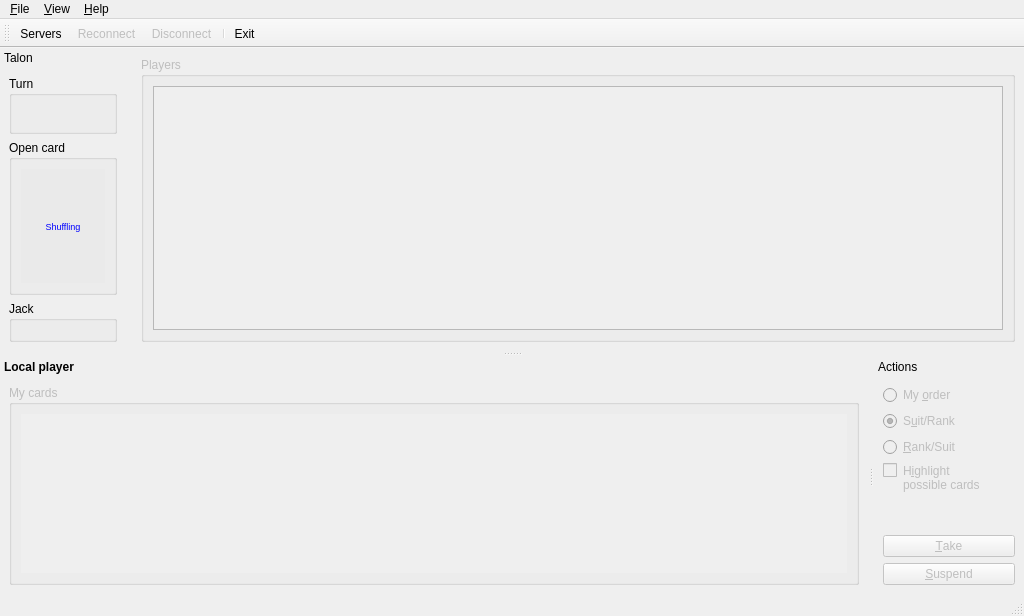
<?xml version="1.0" encoding="UTF-8"?>
<ui version="4.0">
 <author>Heiko Schäfer &lt;heiko@rangun.de&gt;</author>
 <class>MainWindow</class>
 <widget class="QMainWindow" name="MainWindow">
  <property name="geometry">
   <rect>
    <x>0</x>
    <y>0</y>
    <width>1016</width>
    <height>598</height>
   </rect>
  </property>
  <property name="acceptDrops">
   <bool>true</bool>
  </property>
  <property name="windowTitle">
   <string>NetMauMau Client</string>
  </property>
  <property name="windowIcon">
   <iconset resource="icons.qrc">
    <normaloff>:/nmm_qt_client.png</normaloff>:/nmm_qt_client.png</iconset>
  </property>
  <property name="autoFillBackground">
   <bool>true</bool>
  </property>
  <property name="toolButtonStyle">
   <enum>Qt::ToolButtonFollowStyle</enum>
  </property>
  <property name="animated">
   <bool>false</bool>
  </property>
  <widget class="QWidget" name="centralwidget">
   <property name="enabled">
    <bool>false</bool>
   </property>
   <property name="sizePolicy">
    <sizepolicy hsizetype="Preferred" vsizetype="Maximum">
     <horstretch>0</horstretch>
     <verstretch>0</verstretch>
    </sizepolicy>
   </property>
   <layout class="QVBoxLayout" name="verticalLayout_3">
    <property name="sizeConstraint">
     <enum>QLayout::SetMaximumSize</enum>
    </property>
    <item>
     <widget class="QGroupBox" name="remoteGroup">
      <property name="minimumSize">
       <size>
        <width>665</width>
        <height>0</height>
       </size>
      </property>
      <property name="title">
       <string>Players</string>
      </property>
      <layout class="QHBoxLayout" name="horizontalLayout_2">
       <item>
        <widget class="QTableView" name="remotePlayersView">
         <property name="focusPolicy">
          <enum>Qt::NoFocus</enum>
         </property>
         <property name="horizontalScrollBarPolicy">
          <enum>Qt::ScrollBarAlwaysOff</enum>
         </property>
         <property name="autoScroll">
          <bool>false</bool>
         </property>
         <property name="editTriggers">
          <set>QAbstractItemView::NoEditTriggers</set>
         </property>
         <property name="tabKeyNavigation">
          <bool>false</bool>
         </property>
         <property name="showDropIndicator" stdset="0">
          <bool>false</bool>
         </property>
         <property name="dragDropOverwriteMode">
          <bool>false</bool>
         </property>
         <property name="alternatingRowColors">
          <bool>true</bool>
         </property>
         <property name="selectionMode">
          <enum>QAbstractItemView::NoSelection</enum>
         </property>
         <property name="selectionBehavior">
          <enum>QAbstractItemView::SelectRows</enum>
         </property>
         <property name="showGrid">
          <bool>false</bool>
         </property>
         <property name="wordWrap">
          <bool>false</bool>
         </property>
         <attribute name="horizontalHeaderCascadingSectionResizes">
          <bool>true</bool>
         </attribute>
         <attribute name="horizontalHeaderHighlightSections">
          <bool>false</bool>
         </attribute>
         <attribute name="horizontalHeaderStretchLastSection">
          <bool>true</bool>
         </attribute>
         <attribute name="verticalHeaderVisible">
          <bool>false</bool>
         </attribute>
         <attribute name="verticalHeaderDefaultSectionSize">
          <number>36</number>
         </attribute>
         <attribute name="verticalHeaderHighlightSections">
          <bool>false</bool>
         </attribute>
         <attribute name="verticalHeaderMinimumSectionSize">
          <number>36</number>
         </attribute>
        </widget>
       </item>
      </layout>
     </widget>
    </item>
   </layout>
  </widget>
  <widget class="QMenuBar" name="menubar">
   <property name="geometry">
    <rect>
     <x>0</x>
     <y>0</y>
     <width>1016</width>
     <height>21</height>
    </rect>
   </property>
   <widget class="QMenu" name="menuFile">
    <property name="title">
     <string>&amp;File</string>
    </property>
    <addaction name="actionServer"/>
    <addaction name="actionReconnect"/>
    <addaction name="actionDisconnect"/>
    <addaction name="separator"/>
    <addaction name="actionLaunchServer"/>
    <addaction name="separator"/>
    <addaction name="actionExit"/>
   </widget>
   <widget class="QMenu" name="menu_Help">
    <property name="title">
     <string>&amp;Help</string>
    </property>
    <addaction name="actionLicense"/>
    <addaction name="actionReleaseInformation"/>
    <addaction name="separator"/>
    <addaction name="actionAbout"/>
    <addaction name="actionAboutQt"/>
   </widget>
   <widget class="QMenu" name="menu_View">
    <property name="title">
     <string>&amp;View</string>
    </property>
    <addaction name="actionHallOfFame"/>
    <addaction name="separator"/>
    <addaction name="actionConnectionlog"/>
    <addaction name="actionNetMauMauServerOutput"/>
    <addaction name="separator"/>
    <addaction name="actionShowCardTooltips"/>
    <addaction name="separator"/>
    <addaction name="actionVolume"/>
    <addaction name="actionMute"/>
   </widget>
   <addaction name="menuFile"/>
   <addaction name="menu_View"/>
   <addaction name="menu_Help"/>
  </widget>
  <widget class="QStatusBar" name="statusbar"/>
  <widget class="QToolBar" name="toolBar">
   <property name="windowTitle">
    <string>Toolbar</string>
   </property>
   <property name="toolButtonStyle">
    <enum>Qt::ToolButtonFollowStyle</enum>
   </property>
   <property name="floatable">
    <bool>false</bool>
   </property>
   <attribute name="toolBarArea">
    <enum>TopToolBarArea</enum>
   </attribute>
   <attribute name="toolBarBreak">
    <bool>false</bool>
   </attribute>
   <addaction name="actionServer"/>
   <addaction name="actionReconnect"/>
   <addaction name="actionDisconnect"/>
   <addaction name="separator"/>
   <addaction name="actionExit"/>
  </widget>
  <widget class="QDockWidget" name="cardsTurnDock">
   <property name="sizePolicy">
    <sizepolicy hsizetype="Preferred" vsizetype="Maximum">
     <horstretch>0</horstretch>
     <verstretch>0</verstretch>
    </sizepolicy>
   </property>
   <property name="features">
    <set>QDockWidget::DockWidgetMovable</set>
   </property>
   <property name="allowedAreas">
    <set>Qt::LeftDockWidgetArea|Qt::RightDockWidgetArea</set>
   </property>
   <property name="windowTitle">
    <string>Talon</string>
   </property>
   <attribute name="dockWidgetArea">
    <number>1</number>
   </attribute>
   <widget class="QWidget" name="dockWidgetContents">
    <layout class="QVBoxLayout" name="verticalLayout" stretch="1,1,1">
     <property name="sizeConstraint">
      <enum>QLayout::SetFixedSize</enum>
     </property>
     <item>
      <widget class="QGroupBox" name="groupBox">
       <property name="sizePolicy">
        <sizepolicy hsizetype="Preferred" vsizetype="Maximum">
         <horstretch>0</horstretch>
         <verstretch>0</verstretch>
        </sizepolicy>
       </property>
       <property name="title">
        <string>Turn</string>
       </property>
       <layout class="QVBoxLayout" name="verticalLayout_5">
        <item>
         <widget class="QLabel" name="turnLabel">
          <property name="font">
           <font>
            <pointsize>11</pointsize>
           </font>
          </property>
          <property name="text">
           <string/>
          </property>
          <property name="alignment">
           <set>Qt::AlignCenter</set>
          </property>
         </widget>
        </item>
       </layout>
      </widget>
     </item>
     <item>
      <widget class="QGroupBox" name="talonGroup">
       <property name="title">
        <string>Open card</string>
       </property>
       <layout class="QHBoxLayout" name="horizontalLayout_6">
        <item>
         <widget class="CardLabel" name="openCard">
          <property name="minimumSize">
           <size>
            <width>84</width>
            <height>114</height>
           </size>
          </property>
          <property name="maximumSize">
           <size>
            <width>84</width>
            <height>114</height>
           </size>
          </property>
          <property name="alignment">
           <set>Qt::AlignCenter</set>
          </property>
          <widget class="QLabel" name="shufflingLabel">
           <property name="geometry">
            <rect>
             <x>0</x>
             <y>0</y>
             <width>84</width>
             <height>114</height>
            </rect>
           </property>
           <property name="minimumSize">
            <size>
             <width>84</width>
             <height>114</height>
            </size>
           </property>
           <property name="maximumSize">
            <size>
             <width>84</width>
             <height>114</height>
            </size>
           </property>
           <property name="palette">
            <palette>
             <active>
              <colorrole role="WindowText">
               <brush brushstyle="SolidPattern">
                <color alpha="255">
                 <red>0</red>
                 <green>0</green>
                 <blue>255</blue>
                </color>
               </brush>
              </colorrole>
              <colorrole role="Base">
               <brush brushstyle="SolidPattern">
                <color alpha="255">
                 <red>255</red>
                 <green>255</green>
                 <blue>255</blue>
                </color>
               </brush>
              </colorrole>
              <colorrole role="Window">
               <brush brushstyle="SolidPattern">
                <color alpha="127">
                 <red>233</red>
                 <green>232</green>
                 <blue>232</blue>
                </color>
               </brush>
              </colorrole>
             </active>
             <inactive>
              <colorrole role="WindowText">
               <brush brushstyle="SolidPattern">
                <color alpha="255">
                 <red>0</red>
                 <green>0</green>
                 <blue>255</blue>
                </color>
               </brush>
              </colorrole>
              <colorrole role="Base">
               <brush brushstyle="SolidPattern">
                <color alpha="255">
                 <red>255</red>
                 <green>255</green>
                 <blue>255</blue>
                </color>
               </brush>
              </colorrole>
              <colorrole role="Window">
               <brush brushstyle="SolidPattern">
                <color alpha="127">
                 <red>233</red>
                 <green>232</green>
                 <blue>232</blue>
                </color>
               </brush>
              </colorrole>
             </inactive>
             <disabled>
              <colorrole role="WindowText">
               <brush brushstyle="SolidPattern">
                <color alpha="255">
                 <red>119</red>
                 <green>119</green>
                 <blue>115</blue>
                </color>
               </brush>
              </colorrole>
              <colorrole role="Base">
               <brush brushstyle="SolidPattern">
                <color alpha="127">
                 <red>233</red>
                 <green>232</green>
                 <blue>232</blue>
                </color>
               </brush>
              </colorrole>
              <colorrole role="Window">
               <brush brushstyle="SolidPattern">
                <color alpha="127">
                 <red>233</red>
                 <green>232</green>
                 <blue>232</blue>
                </color>
               </brush>
              </colorrole>
             </disabled>
            </palette>
           </property>
           <property name="font">
            <font>
             <pointsize>7</pointsize>
            </font>
           </property>
           <property name="autoFillBackground">
            <bool>true</bool>
           </property>
           <property name="text">
            <string>Shuffling</string>
           </property>
           <property name="textFormat">
            <enum>Qt::PlainText</enum>
           </property>
           <property name="scaledContents">
            <bool>true</bool>
           </property>
           <property name="alignment">
            <set>Qt::AlignCenter</set>
           </property>
           <property name="wordWrap">
            <bool>true</bool>
           </property>
          </widget>
         </widget>
        </item>
       </layout>
      </widget>
     </item>
     <item>
      <widget class="QGroupBox" name="groupBox_2">
       <property name="sizePolicy">
        <sizepolicy hsizetype="Preferred" vsizetype="Maximum">
         <horstretch>0</horstretch>
         <verstretch>0</verstretch>
        </sizepolicy>
       </property>
       <property name="title">
        <string>Jack</string>
       </property>
       <layout class="QVBoxLayout" name="verticalLayout_7" stretch="1">
        <item>
         <widget class="SuitLabel" name="jackSuit" native="true">
          <property name="suitDescription" stdset="0">
           <cstring></cstring>
          </property>
         </widget>
        </item>
       </layout>
      </widget>
     </item>
    </layout>
   </widget>
  </widget>
  <widget class="QDockWidget" name="localPlayerDock">
   <property name="sizePolicy">
    <sizepolicy hsizetype="Preferred" vsizetype="MinimumExpanding">
     <horstretch>0</horstretch>
     <verstretch>0</verstretch>
    </sizepolicy>
   </property>
   <property name="minimumSize">
    <size>
     <width>850</width>
     <height>232</height>
    </size>
   </property>
   <property name="font">
    <font>
     <weight>75</weight>
     <bold>true</bold>
    </font>
   </property>
   <property name="contextMenuPolicy">
    <enum>Qt::CustomContextMenu</enum>
   </property>
   <property name="features">
    <set>QDockWidget::DockWidgetMovable</set>
   </property>
   <property name="allowedAreas">
    <set>Qt::BottomDockWidgetArea|Qt::TopDockWidgetArea</set>
   </property>
   <property name="windowTitle">
    <string>Local player</string>
   </property>
   <attribute name="dockWidgetArea">
    <number>8</number>
   </attribute>
   <widget class="QWidget" name="myCardsDock">
    <property name="enabled">
     <bool>false</bool>
    </property>
    <property name="sizePolicy">
     <sizepolicy hsizetype="Preferred" vsizetype="MinimumExpanding">
      <horstretch>0</horstretch>
      <verstretch>0</verstretch>
     </sizepolicy>
    </property>
    <property name="minimumSize">
     <size>
      <width>850</width>
      <height>200</height>
     </size>
    </property>
    <layout class="QVBoxLayout" name="verticalLayout_2">
     <property name="sizeConstraint">
      <enum>QLayout::SetMinimumSize</enum>
     </property>
     <item>
      <widget class="QGroupBox" name="myCardsGroup">
       <property name="minimumSize">
        <size>
         <width>850</width>
         <height>200</height>
        </size>
       </property>
       <property name="font">
        <font>
         <weight>50</weight>
         <bold>false</bold>
        </font>
       </property>
       <property name="title">
        <string>My cards</string>
       </property>
       <layout class="QVBoxLayout" name="verticalLayout_9">
        <item>
         <widget class="QScrollArea" name="myCardsScrollArea">
          <property name="toolTip">
           <string>My cards</string>
          </property>
          <property name="frameShape">
           <enum>QFrame::NoFrame</enum>
          </property>
          <property name="frameShadow">
           <enum>QFrame::Plain</enum>
          </property>
          <property name="verticalScrollBarPolicy">
           <enum>Qt::ScrollBarAlwaysOff</enum>
          </property>
          <property name="widgetResizable">
           <bool>true</bool>
          </property>
          <property name="alignment">
           <set>Qt::AlignCenter</set>
          </property>
          <widget class="CardDropWidget" name="awidget">
           <property name="geometry">
            <rect>
             <x>0</x>
             <y>0</y>
             <width>843</width>
             <height>165</height>
            </rect>
           </property>
           <layout class="QHBoxLayout" name="myCardsLayout">
            <property name="sizeConstraint">
             <enum>QLayout::SetMinAndMaxSize</enum>
            </property>
            <property name="leftMargin">
             <number>14</number>
            </property>
            <property name="topMargin">
             <number>4</number>
            </property>
            <property name="rightMargin">
             <number>14</number>
            </property>
            <property name="bottomMargin">
             <number>4</number>
            </property>
           </layout>
          </widget>
         </widget>
        </item>
       </layout>
      </widget>
     </item>
    </layout>
   </widget>
  </widget>
  <widget class="QDockWidget" name="actionDock">
   <property name="minimumSize">
    <size>
     <width>150</width>
     <height>194</height>
    </size>
   </property>
   <property name="maximumSize">
    <size>
     <width>150</width>
     <height>524287</height>
    </size>
   </property>
   <property name="features">
    <set>QDockWidget::DockWidgetMovable</set>
   </property>
   <property name="allowedAreas">
    <set>Qt::BottomDockWidgetArea|Qt::LeftDockWidgetArea|Qt::RightDockWidgetArea</set>
   </property>
   <property name="windowTitle">
    <string>Actions</string>
   </property>
   <attribute name="dockWidgetArea">
    <number>8</number>
   </attribute>
   <widget class="QWidget" name="actionWidget">
    <property name="enabled">
     <bool>false</bool>
    </property>
    <layout class="QVBoxLayout" name="verticalLayout_6">
     <item>
      <widget class="QRadioButton" name="noSort">
       <property name="font">
        <font>
         <weight>50</weight>
         <bold>false</bold>
        </font>
       </property>
       <property name="toolTip">
        <string>Drag a card and drop it on the card to move it right to it</string>
       </property>
       <property name="text">
        <string>My &amp;order</string>
       </property>
       <attribute name="buttonGroup">
        <string notr="true">buttonGroup</string>
       </attribute>
      </widget>
     </item>
     <item>
      <widget class="QRadioButton" name="sortSuitRank">
       <property name="font">
        <font>
         <weight>50</weight>
         <bold>false</bold>
        </font>
       </property>
       <property name="toolTip">
        <string>Order cards by suits first, than ranks</string>
       </property>
       <property name="text">
        <string>S&amp;uit/Rank</string>
       </property>
       <property name="checked">
        <bool>true</bool>
       </property>
       <attribute name="buttonGroup">
        <string notr="true">buttonGroup</string>
       </attribute>
      </widget>
     </item>
     <item>
      <widget class="QRadioButton" name="sortRankSuit">
       <property name="font">
        <font>
         <weight>50</weight>
         <bold>false</bold>
        </font>
       </property>
       <property name="toolTip">
        <string>Order cards by ranks first, than suits</string>
       </property>
       <property name="text">
        <string>&amp;Rank/Suit</string>
       </property>
       <attribute name="buttonGroup">
        <string notr="true">buttonGroup</string>
       </attribute>
      </widget>
     </item>
     <item>
      <widget class="QCheckBox" name="filterCards">
       <property name="font">
        <font>
         <weight>50</weight>
         <bold>false</bold>
        </font>
       </property>
       <property name="toolTip">
        <string>Disable cards which aren't possible to play</string>
       </property>
       <property name="styleSheet">
        <string notr="true">::indicator { subcontrol-origin: content; subcontrol-position: top left; }</string>
       </property>
       <property name="text">
        <string>H&amp;ighlight
possible cards</string>
       </property>
      </widget>
     </item>
     <item>
      <spacer name="verticalSpacer_2">
       <property name="orientation">
        <enum>Qt::Vertical</enum>
       </property>
       <property name="sizeHint" stdset="0">
        <size>
         <width>0</width>
         <height>0</height>
        </size>
       </property>
      </spacer>
     </item>
     <item>
      <widget class="QPushButton" name="takeCardsButton">
       <property name="enabled">
        <bool>false</bool>
       </property>
       <property name="font">
        <font>
         <weight>50</weight>
         <bold>false</bold>
        </font>
       </property>
       <property name="toolTip">
        <string>Take cards first and choose</string>
       </property>
       <property name="text">
        <string>&amp;Take</string>
       </property>
      </widget>
     </item>
     <item>
      <widget class="QPushButton" name="suspendButton">
       <property name="font">
        <font>
         <weight>50</weight>
         <bold>false</bold>
        </font>
       </property>
       <property name="toolTip">
        <string>Suspend your turn and take one card</string>
       </property>
       <property name="text">
        <string>&amp;Suspend</string>
       </property>
       <property name="default">
        <bool>true</bool>
       </property>
      </widget>
     </item>
    </layout>
   </widget>
  </widget>
  <action name="actionServer">
   <property name="icon">
    <iconset resource="nuoveXT2.qrc">
     <normaloff>:/server-list.png</normaloff>:/server-list.png</iconset>
   </property>
   <property name="text">
    <string>&amp;Servers...</string>
   </property>
   <property name="toolTip">
    <string>Show available servers</string>
   </property>
   <property name="shortcut">
    <string notr="true">Ctrl+S</string>
   </property>
  </action>
  <action name="actionExit">
   <property name="icon">
    <iconset theme="application-exit">
     <normaloff/>
    </iconset>
   </property>
   <property name="text">
    <string>E&amp;xit</string>
   </property>
   <property name="toolTip">
    <string>Exit from NetMauMau</string>
   </property>
   <property name="shortcut">
    <string notr="true">Ctrl+Q</string>
   </property>
   <property name="shortcutContext">
    <enum>Qt::ApplicationShortcut</enum>
   </property>
  </action>
  <action name="actionAboutQt">
   <property name="text">
    <string>About &amp;Qt</string>
   </property>
   <property name="toolTip">
    <string>Show the Qt library's About box</string>
   </property>
  </action>
  <action name="actionAbout">
   <property name="icon">
    <iconset theme="help-about">
     <normaloff/>
    </iconset>
   </property>
   <property name="text">
    <string>&amp;About %1</string>
   </property>
  </action>
  <action name="actionReconnect">
   <property name="enabled">
    <bool>false</bool>
   </property>
   <property name="icon">
    <iconset resource="nuoveXT2.qrc">
     <normaloff>:/reconnect.png</normaloff>:/reconnect.png</iconset>
   </property>
   <property name="text">
    <string>Re&amp;connect</string>
   </property>
   <property name="toolTip">
    <string>Reconnect to last server</string>
   </property>
   <property name="shortcut">
    <string notr="true">Ctrl+R</string>
   </property>
  </action>
  <action name="actionConnectionlog">
   <property name="checkable">
    <bool>true</bool>
   </property>
   <property name="text">
    <string>Connection &amp;log</string>
   </property>
   <property name="toolTip">
    <string>Show the connection log</string>
   </property>
   <property name="shortcut">
    <string notr="true">Ctrl+L</string>
   </property>
   <property name="shortcutContext">
    <enum>Qt::ApplicationShortcut</enum>
   </property>
  </action>
  <action name="actionLaunchServer">
   <property name="text">
    <string>&amp;Launch local server...</string>
   </property>
   <property name="toolTip">
    <string>Launch a local server</string>
   </property>
   <property name="shortcut">
    <string notr="true">Ctrl+X</string>
   </property>
  </action>
  <action name="actionNetMauMauServerOutput">
   <property name="checkable">
    <bool>true</bool>
   </property>
   <property name="text">
    <string>&amp;NetMauMau server output</string>
   </property>
   <property name="toolTip">
    <string>Show the local server output</string>
   </property>
   <property name="shortcut">
    <string notr="true">Ctrl+O</string>
   </property>
   <property name="shortcutContext">
    <enum>Qt::ApplicationShortcut</enum>
   </property>
  </action>
  <action name="actionDisconnect">
   <property name="enabled">
    <bool>false</bool>
   </property>
   <property name="icon">
    <iconset theme="network-disconnect">
     <normaloff/>
    </iconset>
   </property>
   <property name="text">
    <string>&amp;Disconnect</string>
   </property>
   <property name="toolTip">
    <string>Disconnect from server</string>
   </property>
   <property name="shortcut">
    <string notr="true">Ctrl+D</string>
   </property>
  </action>
  <action name="actionLicense">
   <property name="text">
    <string>License</string>
   </property>
   <property name="toolTip">
    <string>Show the license</string>
   </property>
  </action>
  <action name="actionHallOfFame">
   <property name="text">
    <string>Hall of Fame</string>
   </property>
   <property name="toolTip">
    <string>Show the scores</string>
   </property>
   <property name="shortcut">
    <string notr="true">Ctrl+H</string>
   </property>
  </action>
  <action name="actionShowCardTooltips">
   <property name="checkable">
    <bool>true</bool>
   </property>
   <property name="text">
    <string>Show &amp;card tooltips</string>
   </property>
   <property name="shortcut">
    <string notr="true">Ctrl+T</string>
   </property>
  </action>
  <action name="actionVolume">
   <property name="checked">
    <bool>false</bool>
   </property>
   <property name="icon">
    <iconset theme="multimedia-volume-control">
     <normaloff/>
    </iconset>
   </property>
   <property name="text">
    <string>&amp;Volume</string>
   </property>
   <property name="toolTip">
    <string>Set the speech volume</string>
   </property>
   <property name="shortcut">
    <string notr="true">Ctrl+V</string>
   </property>
  </action>
  <action name="actionMute">
   <property name="checkable">
    <bool>true</bool>
   </property>
   <property name="text">
    <string>&amp;Mute</string>
   </property>
   <property name="toolTip">
    <string>Mute speech output</string>
   </property>
   <property name="shortcut">
    <string notr="true">Ctrl+M</string>
   </property>
  </action>
  <action name="actionReleaseInformation">
   <property name="enabled">
    <bool>false</bool>
   </property>
   <property name="text">
    <string>Release information</string>
   </property>
  </action>
 </widget>
 <customwidgets>
  <customwidget>
   <class>SuitLabel</class>
   <extends>QWidget</extends>
   <header>suitlabel.h</header>
  </customwidget>
  <customwidget>
   <class>CardDropWidget</class>
   <extends>QWidget</extends>
   <header>carddropwidget.h</header>
   <container>1</container>
  </customwidget>
  <customwidget>
   <class>CardLabel</class>
   <extends>QLabel</extends>
   <header>cardlabel.h</header>
  </customwidget>
 </customwidgets>
 <tabstops>
  <tabstop>myCardsScrollArea</tabstop>
  <tabstop>noSort</tabstop>
  <tabstop>sortSuitRank</tabstop>
  <tabstop>sortRankSuit</tabstop>
  <tabstop>filterCards</tabstop>
  <tabstop>takeCardsButton</tabstop>
  <tabstop>suspendButton</tabstop>
 </tabstops>
 <resources>
  <include location="nuoveXT2.qrc"/>
  <include location="icons.qrc"/>
 </resources>
 <connections>
  <connection>
   <sender>actionExit</sender>
   <signal>triggered()</signal>
   <receiver>MainWindow</receiver>
   <slot>close()</slot>
   <hints>
    <hint type="sourcelabel">
     <x>-1</x>
     <y>-1</y>
    </hint>
    <hint type="destinationlabel">
     <x>199</x>
     <y>152</y>
    </hint>
   </hints>
  </connection>
 </connections>
 <buttongroups>
  <buttongroup name="buttonGroup"/>
 </buttongroups>
</ui>
